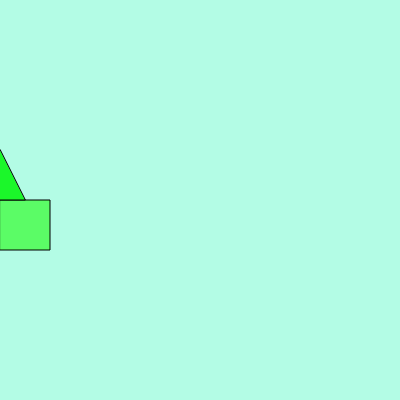
Frame 1 (no input)
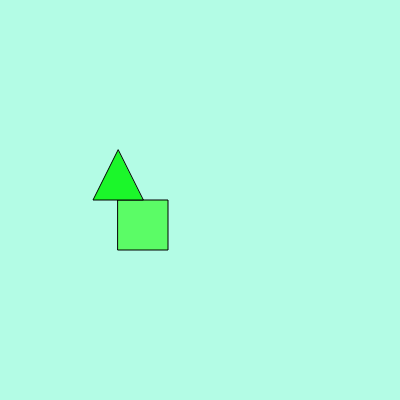
Frame 60 (no input)
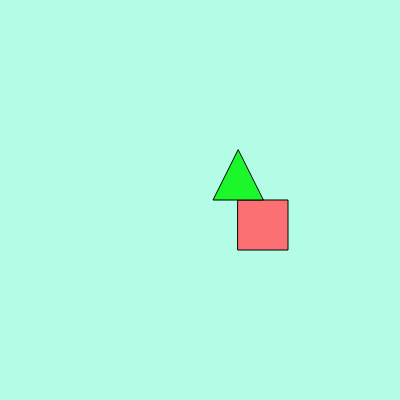
Frame 120 (the mouse pressed at the canvas centre since frame 60)

The p5.js sketch that drew these frames (run headless with seeded random() and noise() and a simulated clock; from frame 60 on, the mouse is pressed at the canvas centre):

// p5.js sketch
// ── sketch.js
// DM2008 — Activity 2a [Guided]
// Mode Switch (20 min)
//
// Keys 1, 2, 3 switch between modes — each one changes the background color.
// Try extending each mode to also change the fill, size, or speed of the ellipse.
// Keep it simple: one clear change per mode that's easy to see on screen.
//
// Stretch: add a 4th mode, or make the ellipse change shape between modes.

let x = 0; // ellipse x-position
let size = 50; // ellipse size
let bgColor; // background color, changed by key presses

function setup() {
  createCanvas(400, 400);
  bgColor = color(179, 252, 229);
}

function draw() {
  background(bgColor);

  // --- Your if/else goes here ---
  // Try swapping this out for your own rule.
  if (mouseIsPressed) {
    fill(250, 112, 115); // red on click
  } else {
    fill(91, 252, 102);
  }

  // Draw the ellipse at its current position
  rect(x, height / 2, size, size);
  fill(27, 247, 42);
  triangle(x, height / 2 - size, x - size / 2, height / 2, x + size / 2, height / 2);

  // Move the ellipse
  x += 2;

  // Wrap around when it exits the right edge
  if (x > width + size / 2) {
    x = 0;
  }
}

// Keys 1, 2, 3 change the background color — this is your mode switch
function keyPressed() {
  switch (key) {
    case "1":
      bgColor = color(228, 255, 23);
      break; // yellow
    case "2":
      bgColor = color(251, 140, 255);
      break; // pink
    case "3":
      bgColor = color(100, 100, 200);
      break; // blue
    default:
      bgColor = color(220); // grey



  }
}
